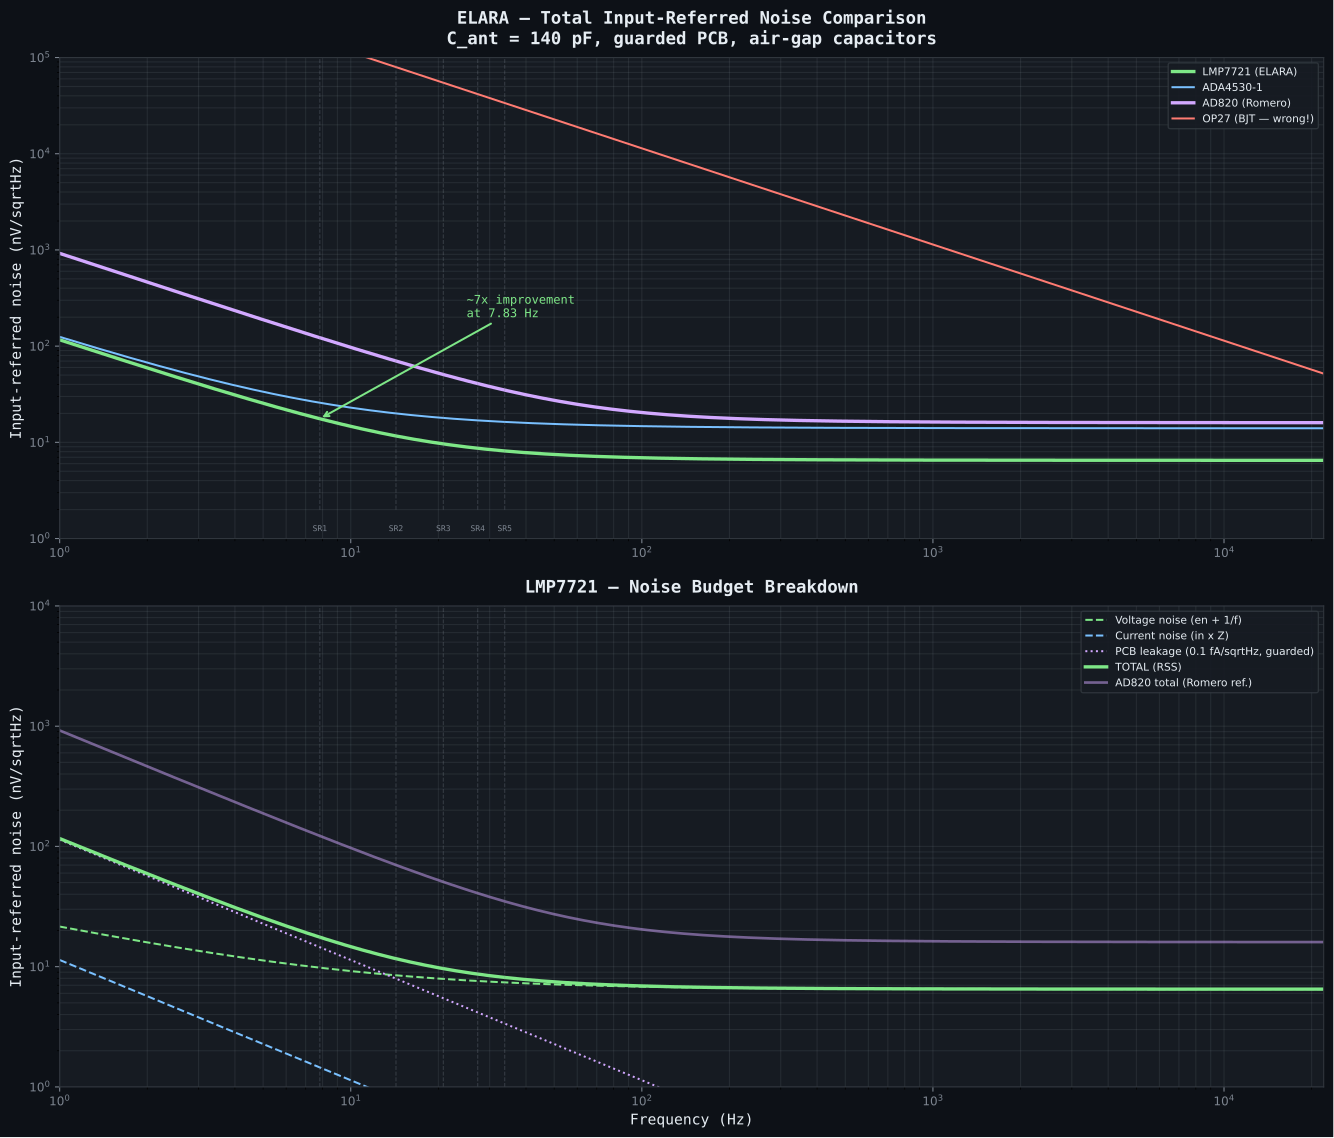

Generate this figure with Python:
#!/usr/bin/env python3
"""
ELARA — Input-Referred Noise Analysis

Analytical noise model for the LMP7721 electrometer front-end with a
capacitive electric-field antenna source. Compares against Romero's
AD820-based LNVA design and other op-amps to demonstrate why the
LMP7721 is the optimal choice for high-impedance ELF sensing.

Noise sources modelled:
    1. Op-amp voltage noise (en) — includes 1/f corner
    2. Op-amp current noise (in) x source impedance
    3. PCB leakage current noise x source impedance (guard-ring dependent)
    4. Thermal noise of antenna leakage resistance

The source impedance is dominated by the antenna capacitance:
    |Z_ant| = 1 / (2π f C_ant)

At the 1st Schumann resonance (7.83 Hz) with C_ant = 140 pF:
    |Z_ant| ~ 145 MΩ

This enormous source impedance means current noise (not voltage noise)
dominates the noise budget — making the LMP7721's 0.01 fA/sqrtHz the
critical advantage over all other candidates.

Author: Matej + Claude, March 2026
"""

import numpy as np
import os

try:
    import os as _os
    _os.environ.setdefault("SOURCE_DATE_EPOCH", "0")   # fixed SVG date: no churn on re-runs
    import matplotlib
    matplotlib.use("Agg")
    # project fonts and SVG settings (repo-root matplotlibrc), not the system matplotlibrc
    matplotlib.rc_file(_os.path.join(_os.path.dirname(_os.path.abspath(__file__)), "..", "..", "matplotlibrc"))
    import matplotlib.pyplot as plt
    HAS_MATPLOTLIB = True
except ImportError:
    HAS_MATPLOTLIB = False


# ===========================================================================
# Physical constants
# ===========================================================================
k_B = 1.380649e-23   # Boltzmann constant (J/K)
T = 300.0             # Temperature (K)

# ===========================================================================
# Antenna parameters
# ===========================================================================
C_ANT = 140e-12       # Antenna capacitance (140 pF, calculated from 10m vert + 15m top hat)
R_LEAK = 100e9        # Antenna leakage resistance (100 GΩ, conservative)

# ===========================================================================
# PCB leakage current noise (guard-ring dependent)
# ===========================================================================
I_PCB_GUARDED = 0.1e-15    # A/sqrtHz — with active guard ring on PTFE/Rogers
I_PCB_UNGUARDED = 10.0e-15  # A/sqrtHz — bare FR4, no guard (for comparison)

# ===========================================================================
# Amplifier specifications
# ===========================================================================
# 1/f voltage noise model: en(f) = en_wideband x sqrt(1 + fc/f)
# where fc is the 1/f corner frequency
AMPLIFIERS = {
    "LMP7721 (ELARA)": {
        "en_wideband": 6.5e-9,   # V/sqrtHz (datasheet, at 1 kHz)
        "en_1f_corner": 10.0,   # Hz (from LMP7721 datasheet noise plot)
        "in": 0.01e-15,          # A/sqrtHz (datasheet)
        "color": "#7ee787",
        "description": "Electrometer-grade, ELARA primary",
    },
    "ADA4530-1": {
        "en_wideband": 14.0e-9,
        "en_1f_corner": 10.0,
        "in": 0.02e-15,
        "color": "#79c0ff",
        "description": "Electrometer-grade, higher en",
    },
    "AD820 (Romero)": {
        "en_wideband": 16.0e-9,
        "en_1f_corner": 30.0,
        "in": 0.8e-15,
        "color": "#d2a8ff",
        "description": "JFET input, Romero LNVA reference",
    },
    "OP27 (BJT — wrong!)": {
        "en_wideband": 3.0e-9,
        "en_1f_corner": 2.7,
        "in": 1000.0e-15,
        "color": "#ff7b72",
        "description": "Low-en BJT, catastrophic in at high Z",
    },
}

# Schumann resonance frequencies
SCHUMANN = {"SR1": 7.83, "SR2": 14.3, "SR3": 20.8, "SR4": 27.3, "SR5": 33.8}

# Frequency sweep
f = np.logspace(0, np.log10(22000), 2000)  # 1 Hz to 22 kHz


# ===========================================================================
# Core calculations
# ===========================================================================
def source_impedance(freq):
    """Antenna source impedance: C_ant || R_leak."""
    x_c = 1.0 / (2.0 * np.pi * freq * C_ANT)
    return np.minimum(x_c, R_LEAK)


def en_with_1f(en_wideband, corner_hz, freq):
    """Voltage noise density with 1/f component."""
    return en_wideband * np.sqrt(1.0 + corner_hz / freq)


def compute_noise(amp_name, pcb_current_noise=I_PCB_GUARDED):
    """
    Compute input-referred noise spectral density.

    Returns dict with individual contributions and RSS total.
    """
    amp = AMPLIFIERS[amp_name]
    z = source_impedance(f)

    e_voltage = en_with_1f(amp["en_wideband"], amp["en_1f_corner"], f)
    e_current = amp["in"] * z
    e_pcb = pcb_current_noise * z

    e_total = np.sqrt(e_voltage**2 + e_current**2 + e_pcb**2)

    return {
        "f": f,
        "z": z,
        "e_voltage": e_voltage,
        "e_current": e_current,
        "e_pcb": e_pcb,
        "e_total": e_total,
    }


def integrated_noise_rms(e_total, f_low, f_high):
    """Integrate noise PSD over a frequency band to get RMS noise."""
    mask = (f >= f_low) & (f <= f_high)
    if np.sum(mask) < 2:
        return 0.0
    df = np.diff(f[mask])
    return np.sqrt(np.sum(e_total[mask][:-1]**2 * df))


# ===========================================================================
# Console output
# ===========================================================================
def print_analysis():
    """Print full noise analysis."""

    print("=" * 95)
    print("ELARA — Input-Referred Noise Analysis")
    print(f"Antenna capacitance: {C_ANT * 1e12:.0f} pF")
    print(f"Temperature: {T:.0f} K")
    print(f"PCB leakage noise: {I_PCB_GUARDED * 1e15:.1f} fA/sqrtHz (guarded PTFE/Rogers)")
    print("=" * 95)

    # Source impedance at key frequencies
    print(f"\n  Source impedance |Z_ant| = 1/(2*pi*f*C_ant):")
    for name, freq in SCHUMANN.items():
        z = source_impedance(np.array([freq]))[0]
        print(f"    {name} ({freq:5.2f} Hz):  {z / 1e6:.1f} MOhm")
    print(f"    VLF 1 kHz:           {source_impedance(np.array([1e3]))[0] / 1e6:.3f} MOhm")
    print(f"    VLF 10 kHz:          {source_impedance(np.array([1e4]))[0] / 1e3:.1f} kOhm")

    # Noise comparison at key frequencies
    freqs_of_interest = [
        ("1st Schumann (7.83 Hz)", 7.83),
        ("2nd Schumann (14.3 Hz)", 14.3),
        ("3rd Schumann (20.8 Hz)", 20.8),
        ("VLF mid-band (1 kHz)", 1000.0),
        ("VLF sferics (10 kHz)", 10000.0),
    ]

    for freq_name, freq_val in freqs_of_interest:
        idx = np.argmin(np.abs(f - freq_val))
        z_src = source_impedance(f)[idx]

        print(f"\n  --- {freq_name} --- |Z| = {z_src / 1e6:.1f} MOhm")
        print(f"  {'Amplifier':<24} {'e_voltage':>10} {'e_current':>10} "
              f"{'e_pcb':>10} {'e_TOTAL':>10}   Notes")

        results = {}
        for name, amp in AMPLIFIERS.items():
            r = compute_noise(name)
            ev = r["e_voltage"][idx]
            ec = r["e_current"][idx]
            ep = r["e_pcb"][idx]
            et = r["e_total"][idx]
            results[name] = et

            print(f"  {name:<24} {ev * 1e9:>8.1f} nV {ec * 1e9:>8.1f} nV "
                  f"{ep * 1e9:>8.1f} nV {et * 1e9:>8.1f} nV   "
                  f"{amp['description']}")

        # Improvement ratio
        lmp = results.get("LMP7721 (ELARA)")
        ad820 = results.get("AD820 (Romero)")
        if lmp and ad820:
            ratio_v = ad820 / lmp
            print(f"  -> LMP7721 improvement over AD820: "
                  f"{ratio_v:.1f}x voltage, {ratio_v**2:.0f}x power")

    # Noise breakdown for LMP7721 at 7.83 Hz
    r = compute_noise("LMP7721 (ELARA)")
    idx_sr1 = np.argmin(np.abs(f - 7.83))
    print(f"\n{'=' * 95}")
    print(f"LMP7721 NOISE BUDGET at 7.83 Hz (1st Schumann)")
    print(f"{'=' * 95}")
    print(f"  Voltage noise (en with 1/f):  {r['e_voltage'][idx_sr1] * 1e9:.2f} nV/sqrtHz")
    print(f"  Current noise (in x Z):       {r['e_current'][idx_sr1] * 1e9:.2f} nV/sqrtHz")
    print(f"  PCB leakage (guarded):        {r['e_pcb'][idx_sr1] * 1e9:.2f} nV/sqrtHz")
    print(f"  TOTAL (RSS):                  {r['e_total'][idx_sr1] * 1e9:.2f} nV/sqrtHz")

    dominant = "voltage" if r['e_voltage'][idx_sr1] > r['e_pcb'][idx_sr1] else "PCB leakage"
    print(f"  Dominant source: {dominant} noise")

    # Integrated noise in Schumann band
    print(f"\n{'=' * 95}")
    print("INTEGRATED NOISE — Schumann band (3–45 Hz)")
    print(f"{'=' * 95}")
    for name in AMPLIFIERS:
        r = compute_noise(name)
        rms = integrated_noise_rms(r["e_total"], 3.0, 45.0)
        print(f"  {name:<24}: {rms * 1e9:.1f} nV RMS")

    r_lmp = compute_noise("LMP7721 (ELARA)")
    r_820 = compute_noise("AD820 (Romero)")
    rms_lmp = integrated_noise_rms(r_lmp["e_total"], 3.0, 45.0)
    rms_820 = integrated_noise_rms(r_820["e_total"], 3.0, 45.0)
    print(f"\n  LMP7721 vs AD820: {rms_820 / rms_lmp:.1f}x voltage, "
          f"{(rms_820 / rms_lmp)**2:.0f}x power improvement")

    # Guard ring importance
    print(f"\n{'=' * 95}")
    print("GUARD RING IMPACT (LMP7721 at 7.83 Hz)")
    print(f"{'=' * 95}")
    r_guarded = compute_noise("LMP7721 (ELARA)", I_PCB_GUARDED)
    r_unguarded = compute_noise("LMP7721 (ELARA)", I_PCB_UNGUARDED)
    print(f"  With guard ring:    {r_guarded['e_total'][idx_sr1] * 1e9:.1f} nV/sqrtHz "
          f"(PCB leakage = {r_guarded['e_pcb'][idx_sr1] * 1e9:.1f} nV)")
    print(f"  Without guard ring: {r_unguarded['e_total'][idx_sr1] * 1e9:.1f} nV/sqrtHz "
          f"(PCB leakage = {r_unguarded['e_pcb'][idx_sr1] * 1e9:.1f} nV)")
    print(f"  -> Guard ring reduces total noise by "
          f"{r_unguarded['e_total'][idx_sr1] / r_guarded['e_total'][idx_sr1]:.0f}x")
    print(f"     Without guard ring, PCB leakage dominates everything.")


# ===========================================================================
# Plot
# ===========================================================================
def plot_analysis():
    """Generate noise analysis plots."""
    if not HAS_MATPLOTLIB:
        print("\nmatplotlib not available — skipping plot")
        return

    BG_COLOR = "#0d1117"
    TEXT_COLOR = "#e6edf3"
    SUBTLE_COLOR = "#7d8590"
    PANEL_COLOR = "#161b22"
    BORDER_COLOR = "#30363d"

    fig, (ax1, ax2) = plt.subplots(2, 1, figsize=(14, 12))
    fig.patch.set_facecolor(BG_COLOR)

    for ax in (ax1, ax2):
        ax.set_facecolor(PANEL_COLOR)
        ax.tick_params(colors=SUBTLE_COLOR, labelsize=9)
        ax.grid(True, which="both", alpha=0.15, color=SUBTLE_COLOR)
        for spine in ax.spines.values():
            spine.set_color(BORDER_COLOR)

    # ===== Plot 1: Total noise comparison across amplifiers =====
    for name, amp in AMPLIFIERS.items():
        r = compute_noise(name)
        lw = 2.5 if "LMP7721" in name or "AD820" in name else 1.5
        ax1.loglog(f, r["e_total"] * 1e9, label=name,
                   color=amp["color"], linewidth=lw)

    # Schumann markers
    # tags along the bottom edge, the dashed lines start just above them
    for sr_name, sr_freq in SCHUMANN.items():
        ax1.axvline(sr_freq, ymin=0.06, color=SUBTLE_COLOR, alpha=0.3, linestyle="--", linewidth=0.8)
        ax1.text(sr_freq, 0.012, sr_name, fontsize=6, ha="center", va="bottom",
                 color=SUBTLE_COLOR, fontfamily="monospace", transform=ax1.get_xaxis_transform())

    # Improvement annotation
    r_lmp = compute_noise("LMP7721 (ELARA)")
    r_820 = compute_noise("AD820 (Romero)")
    idx_sr1 = np.argmin(np.abs(f - 7.83))
    ratio = r_820["e_total"][idx_sr1] / r_lmp["e_total"][idx_sr1]
    ax1.annotate(f"~{ratio:.0f}x improvement\nat 7.83 Hz",
                 xy=(7.83, r_lmp["e_total"][idx_sr1] * 1e9),
                 xytext=(25, 200), fontsize=9, color="#7ee787",
                 fontfamily="monospace",
                 arrowprops=dict(arrowstyle="->", color="#7ee787", lw=1.5))

    ax1.set_ylabel("Input-referred noise (nV/sqrtHz)", fontsize=11,
                   color=TEXT_COLOR, fontfamily="monospace")
    ax1.set_title("ELARA — Total Input-Referred Noise Comparison\n"
                  f"C_ant = {C_ANT * 1e12:.0f} pF, guarded PCB, air-gap capacitors",
                  fontsize=13, fontweight="bold", color=TEXT_COLOR,
                  fontfamily="monospace", pad=10)
    legend1 = ax1.legend(loc="upper right", fontsize=8, facecolor=PANEL_COLOR,
                         edgecolor=BORDER_COLOR, labelcolor=TEXT_COLOR)
    legend1.get_frame().set_alpha(0.9)
    ax1.set_xlim(1, 22000)
    ax1.set_ylim(1, 1e5)

    # ===== Plot 2: LMP7721 noise breakdown =====
    r = compute_noise("LMP7721 (ELARA)")

    ax2.loglog(f, r["e_voltage"] * 1e9, label="Voltage noise (en + 1/f)",
               color="#7ee787", linewidth=1.5, linestyle="--")
    ax2.loglog(f, r["e_current"] * 1e9, label="Current noise (in x Z)",
               color="#79c0ff", linewidth=1.5, linestyle="--")
    ax2.loglog(f, r["e_pcb"] * 1e9, label="PCB leakage (0.1 fA/sqrtHz, guarded)",
               color="#d2a8ff", linewidth=1.5, linestyle=":")
    ax2.loglog(f, r["e_total"] * 1e9, label="TOTAL (RSS)",
               color="#7ee787", linewidth=2.5)

    # AD820 total for reference
    ax2.loglog(f, r_820["e_total"] * 1e9, label="AD820 total (Romero ref.)",
               color="#d2a8ff", linewidth=2, alpha=0.5)

    for sr_name, sr_freq in SCHUMANN.items():
        ax2.axvline(sr_freq, color=SUBTLE_COLOR, alpha=0.3, linestyle="--", linewidth=0.8)

    ax2.set_xlabel("Frequency (Hz)", fontsize=11, color=TEXT_COLOR,
                   fontfamily="monospace")
    ax2.set_ylabel("Input-referred noise (nV/sqrtHz)", fontsize=11,
                   color=TEXT_COLOR, fontfamily="monospace")
    ax2.set_title("LMP7721 — Noise Budget Breakdown",
                  fontsize=13, fontweight="bold", color=TEXT_COLOR,
                  fontfamily="monospace", pad=10)
    legend2 = ax2.legend(loc="upper right", fontsize=8, facecolor=PANEL_COLOR,
                         edgecolor=BORDER_COLOR, labelcolor=TEXT_COLOR)
    legend2.get_frame().set_alpha(0.9)
    ax2.set_xlim(1, 22000)
    ax2.set_ylim(1, 1e4)

    plt.tight_layout()
    out_path = os.path.join(os.path.dirname(os.path.abspath(__file__)),
                            "preamp_noise_analysis.svg")
    fig.savefig(out_path, facecolor=fig.get_facecolor(), bbox_inches="tight")
    plt.close(fig)
    print(f"\nPlot saved: {out_path}")


if __name__ == "__main__":
    print_analysis()
    plot_analysis()
